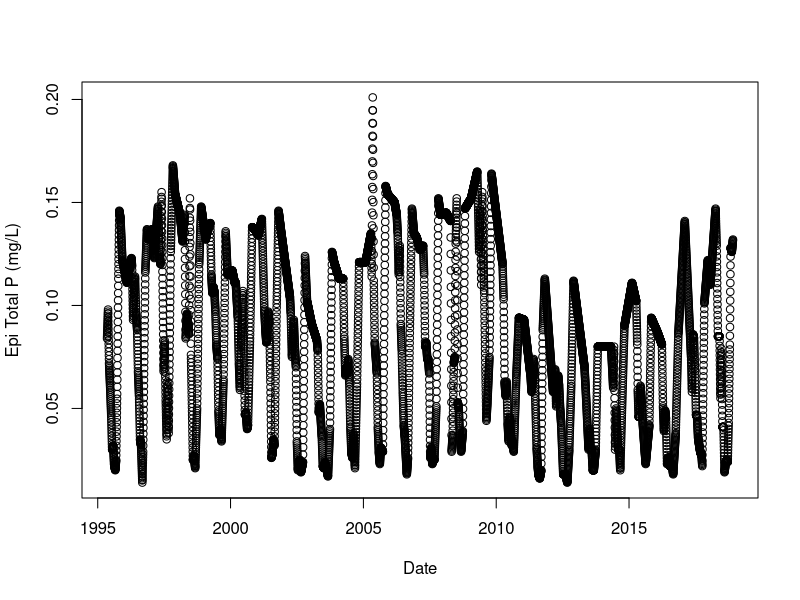
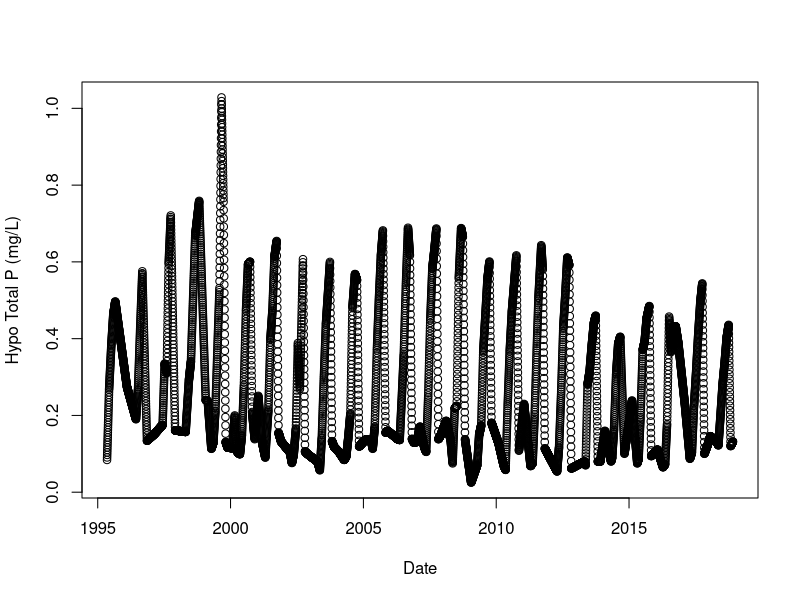
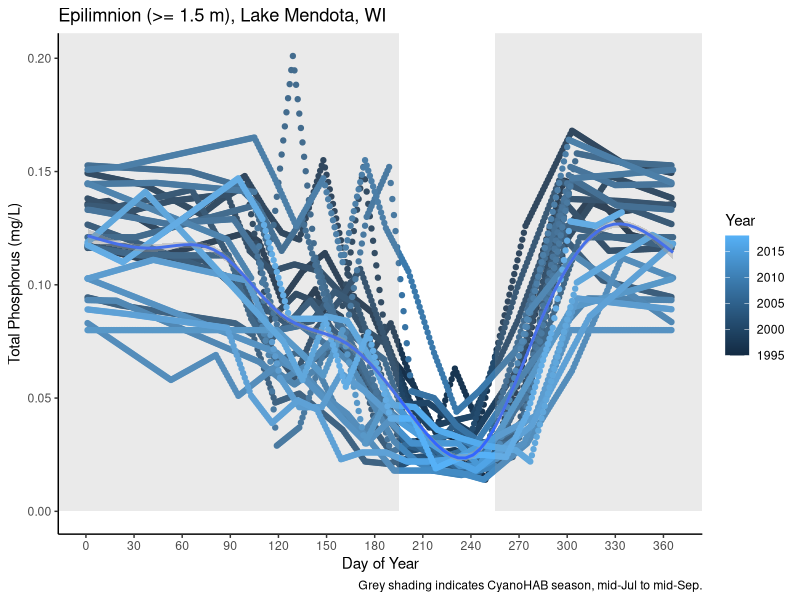
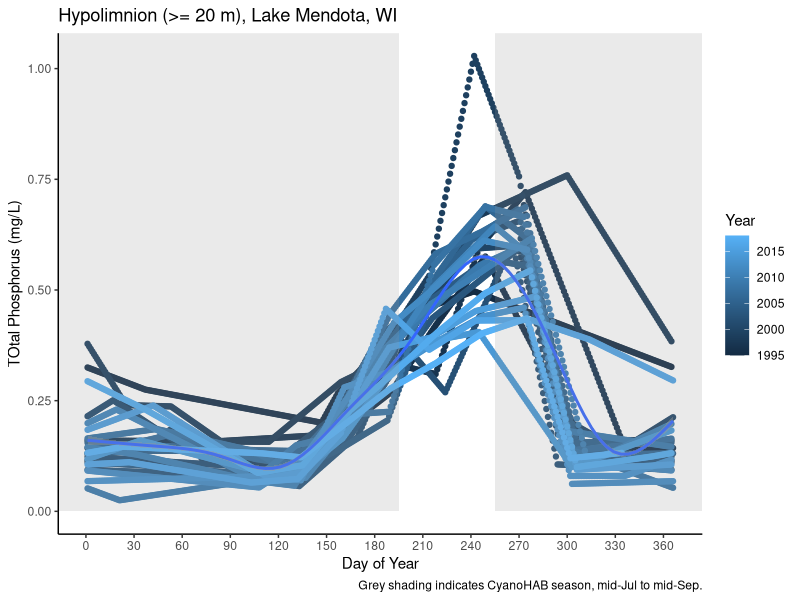
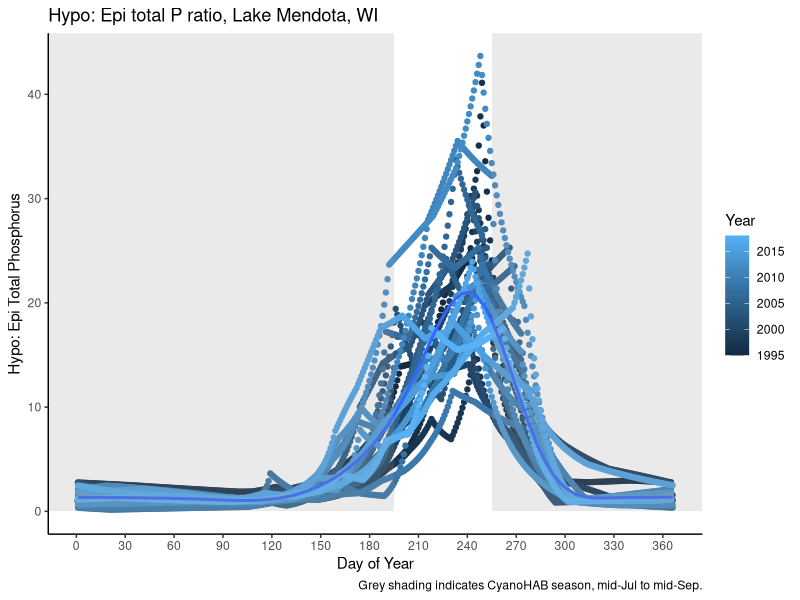

These charts were generated, in order, by the following R code: (Note: this script raises an error after producing the figures.)
## ---- chunk 1
library(dplyr) #needed for transforming data
library(ggplot2) #needed for plotting
library(lubridate) #needed for reformatting data and using "year" function
library(zoo) #needed for time series
## ---- chunk 2
data<- read.csv(file="Original_data/ntl1_v9_1_chem.csv", header=TRUE) #has nutrient data measured in lake
## ---- chunk 3
sort(unique(data$depth)) #identify the depths of measurements
ME_P<- data %>%
  filter(lakeid=="ME", #filter for Lake Mendota
         rep=="1") %>% #filter for rep 1 data only (exclude analytical reps)
  mutate(sampledate=as.Date(sampledate, origin="1899-12-30"), #format as Date
         TotP_mgL=totpuf_sloh, #rename total P field with units (mg/L)
         DisP_mgL=drp_sloh, #rename dissolved P field with units (mg/L)
         Depth_m = depth) %>% #rename depth field with units (meters)
  select(sampledate, TotP_mgL, DisP_mgL, Depth_m) %>%
  filter(!is.na(TotP_mgL)) #remove records with NAs
stem(ME_P$Depth_m) #plots the number of observations by depth (y-axis)
## ---- chunk 4
Epi_P<- ME_P %>%
  filter(Depth_m <= 1.5) %>% #for observations taken at or above 1.5 m
  group_by(sampledate) %>% #group all observations in same sample date
  summarize(TotP_mgL=mean(TotP_mgL, na.rm=TRUE)) #calculates mean for all depths in epi 

date_range<- seq( #creates a vector of sequence data
  min(Epi_P$sampledate), #starting at the first sample date
  max(Epi_P$sampledate), #ending at the last sample date
  by="1 day") #observations every day  
interpolated<- approx( #creates a vector of data that linearly interpolates 
  Epi_P$sampledate, #across date
  Epi_P$TotP_mgL, #the predicted values of epi total P 
  xout=date_range) #for every 1 day
epiP_interp <- data.frame( #creates a new data frame that has 
  sampledate = as.Date(interpolated$x), #measurements every 14 days
                             TotP_mgL=interpolated$y) #predicted hypo: epi P ratio
plot(epiP_interp,
     xlab="Date",
     ylab="Epi Total P (mg/L)") #plots the new time series
## ---- chunk 5
Hypo_P<- ME_P %>%
  filter(Depth_m >= 20) %>% #for observations taken at or below 20 m
  group_by(sampledate) %>% #group all observations in same sample date
  summarize(TotP_mgL=mean(TotP_mgL, na.rm=TRUE)) #calculates mean for all depths in hypo

date_range<- seq( #creates a vector of sequence data
  min(Hypo_P$sampledate), #starting at the first sample date
  max(Hypo_P$sampledate), #ending at the last sample date
  by="1 day") #observations every day  
interpolated<- approx( #creates a vector of data that linearly interpolates 
  Hypo_P$sampledate, #across date
  Hypo_P$TotP_mgL, #the predicted values of epi total P 
  xout=date_range) #for every 1 day
hypoP_interp <- data.frame( #creates a new data frame that has 
  sampledate = as.Date(interpolated$x), #measurements every 14 days
                             TotP_mgL=interpolated$y) #predicted hypo: epi P ratio
plot(hypoP_interp,
     xlab="Date",
     ylab="Hypo Total P (mg/L)") #plots the new time series

## ---- chunk 6
Me_P_water<- merge(epiP_interp, hypoP_interp, by="sampledate") #merge the epi and hypo P by sample date
Me_P_water<- Me_P_water %>% #need to clean up 
  mutate(Epi_TotP_mgL=TotP_mgL.x, #rename column
         TotP_mgL.x=NULL, #remove duplicate column
         Hypo_TotP_mgL=TotP_mgL.y,#rename column
         TotP_mgL.y=NULL,#remove duplicate column
         HE_ratio_TotP_mgL=Hypo_TotP_mgL/Epi_TotP_mgL, #calculate Hypo: Epi total P
         Yr=as.integer(year(sampledate)), #adds field with year
         MoYr=format(sampledate, "%m/01/%Y"), #adds field with month and year
         daynum=as.integer(yday(sampledate)), #adds field with Julian date
         Mo=as.integer(month(sampledate))) #adds field with month)
## ---- chunk 7
ggplot(data=Me_P_water, 
       aes(x=daynum,y=Epi_TotP_mgL)) + 
  geom_point(aes(col=Yr))+
  labs(title="Epilimnion (>= 1.5 m), Lake Mendota, WI", #plot title
       x="Day of Year", #x axis label
       y="Total Phosphorus (mg/L)", #y axis label
       caption="Grey shading indicates CyanoHAB season, mid-Jul to mid-Sep.") + 
  ylim(0, max(Me_P_water$Epi_TotP_mgL)) +
  scale_x_continuous(breaks = seq(0, max(Me_P_water$daynum), #places axis tick marks
                                  by=30)) + #every 30 days (1 month) - CHANGE AS
  # NEEDED
  theme_classic()+
  scale_color_continuous(name="Year")+
  geom_smooth() + #adds loess curve (moving average regression model)
  annotate('rect', fill='gray60', alpha=.2, #creates a shadow box 
           xmin=-Inf, xmax=195, ymin=0, ymax=Inf) +#shadow box highlights CyanoHAB season
  annotate('rect', fill='gray60', alpha=.2, #creates a shadow box 
           xmin=255, xmax=Inf, ymin=0, ymax=Inf)  #shadow box highlights CyanoHAB season
## ---- chunk 8
ggplot(data=Me_P_water, 
       aes(x=daynum,y=Hypo_TotP_mgL)) + 
  geom_point(aes(col=Yr))+
  labs(title="Hypolimnion (>= 20 m), Lake Mendota, WI", #plot title
       x="Day of Year", #x axis label
       y="TOtal Phosphorus (mg/L)", #y axis label
       caption="Grey shading indicates CyanoHAB season, mid-Jul to mid-Sep.") + 
  ylim(0, max(Me_P_water$Hypo_TotP_mgL)) +
  scale_x_continuous(breaks = seq(0, max(Me_P_water$daynum), #places axis tick marks
                                  by=30)) + #every 30 days (1 month) - CHANGE AS
  # NEEDED
  theme_classic()+
  scale_color_continuous(name="Year")+
  geom_smooth() + #adds loess curve (moving average regression model)
  annotate('rect', fill='gray60', alpha=.2, #creates a shadow box 
           xmin=-Inf, xmax=195, ymin=0, ymax=Inf) +#shadow box highlights CyanoHAB season
  annotate('rect', fill='gray60', alpha=.2, #creates a shadow box 
           xmin=255, xmax=Inf, ymin=0, ymax=Inf)  #shadow box highlights CyanoHAB season
## ---- chunk 9
ggplot(data=Me_P_water, 
       aes(x=daynum,y=HE_ratio_TotP_mgL)) + 
  geom_point(aes(col=Yr))+
  labs(title="Hypo: Epi total P ratio, Lake Mendota, WI", #plot title
       x="Day of Year", #x axis label
       y="Hypo: Epi Total Phosphorus", #y axis label
       caption="Grey shading indicates CyanoHAB season, mid-Jul to mid-Sep.") + 
  ylim(0, max(Me_P_water$HE_ratio_TotP_mgL)) +
  scale_x_continuous(breaks = seq(0, max(Me_P_water$daynum), #places axis tick marks
                                  by=30)) + #every 30 days (1 month) - CHANGE AS
  # NEEDED
  theme_classic()+
  scale_color_continuous(name="Year")+
  geom_smooth() + #adds loess curve (moving average regression model)
  annotate('rect', fill='gray60', alpha=.2, #creates a shadow box 
           xmin=-Inf, xmax=195, ymin=0, ymax=Inf) +#shadow box highlights CyanoHAB season
  annotate('rect', fill='gray60', alpha=.2, #creates a shadow box 
           xmin=255, xmax=Inf, ymin=0, ymax=Inf)  #shadow box highlights CyanoHAB season
## ---- chunk 10
write.csv(Me_P_water, file="Cleaned_data/Mendota_P_water.csv")
